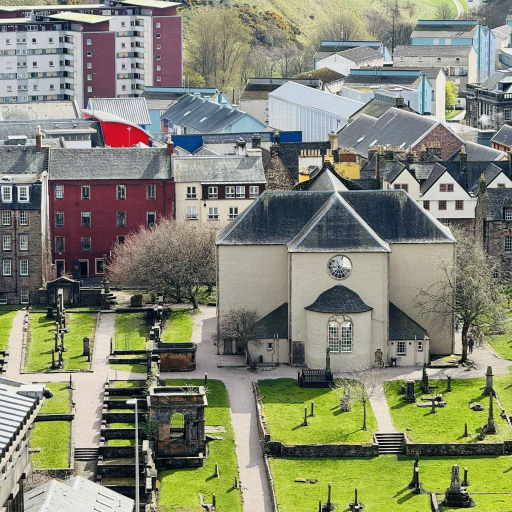
#> input picture Image_dataset/Edinburgh_left.jpg, 1024 x 1024 px (shown at 1/2 size)
$ python -i computer_vision_assignment.py   (imports and definitions only)
#> lines starting #> are read from the running program, lines starting #| are printed output that depends on the picture; after the words box and inside, x2 and y2 are one past the last pixel; in counts of white or black regions, pixels touching at a corner belong together
#> further down, picture is the input picture: shape (1024, 1024, 3); mean B, G, R 114.5, 135.2, 132.4
import numpy as np
import cv2 as cv
import time
class Sticher:

    def timer(func):
        # [6 lines left out: function wrapper, not called in this run]

        return wrapper
    def harries_corner_dector(self, image):
        '''
        :param image: input image
        :return: Coordinates of corner points and images of labelled corner points
        '''
        gray = cv.cvtColor(image, cv.COLOR_BGR2GRAY)
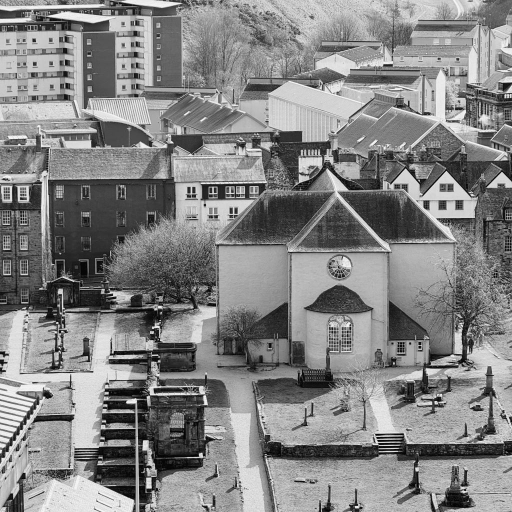
#> gray: shape (1024, 1024) (shown at 1/2 size); min 0, max 255, mean 132
        gray = np.float32(gray)
        dst = cv.cornerHarris(gray, 2, 3, 0.04)
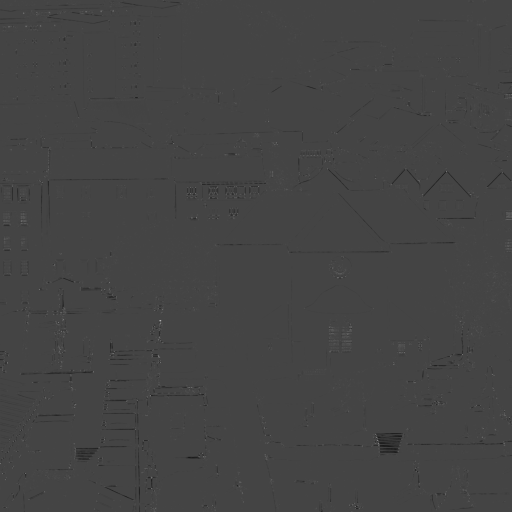
#> dst: shape (1024, 1024) float32 (shown at 1/2 size); min -73990496, max 201736096, mean -220274.7; drawn with min black and max white
        dst = cv.dilate(dst, None) # Make corner points more visible
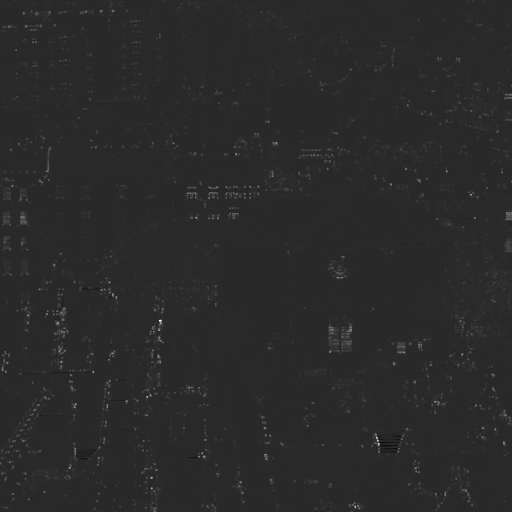
#> dst: shape (1024, 1024) float32 (shown at 1/2 size); min -39131404, max 201736096, mean 1228964.9; drawn with min black and max white
        threshold = 0.01 * dst.max() # set threshold
#> threshold = 2017361
        corner_mask = dst > threshold
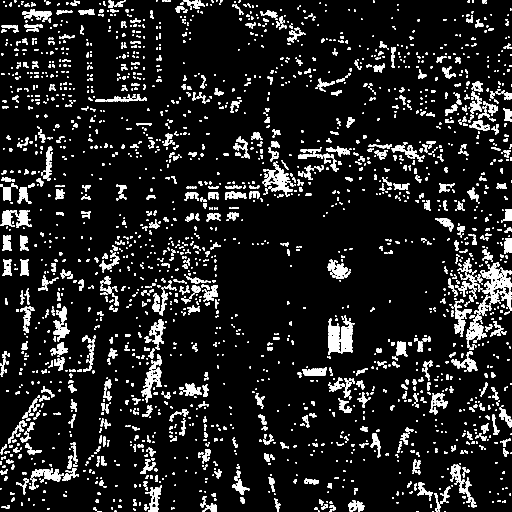
#> corner_mask: shape (1024, 1024) bool (shown at 1/2 size); 10.4% white; 2710 white regions (1421 under 20 px), largest, box (x1, y1, x2, y2) and area: (960, 526, 1024, 589) 1708, (525, 335, 586, 383) 1258, (283, 719, 323, 805) 1191
        corners = np.argwhere(corner_mask) # Get the coordinates of the corner point
#> corners = 108638 pairs, first value 0 to 1023, second value 0 to 1023
        for corner in corners: # Plotting corner points on the image
            y, x = corner
            cv.circle(image, (x, y), 1, (0, 0, 255), -1)
#> this loop made 108638 passes
#> (corner, x) on passes 1 to 3: ([0, 29], 29), ([0, 30], 30), ([0, 31], 31)
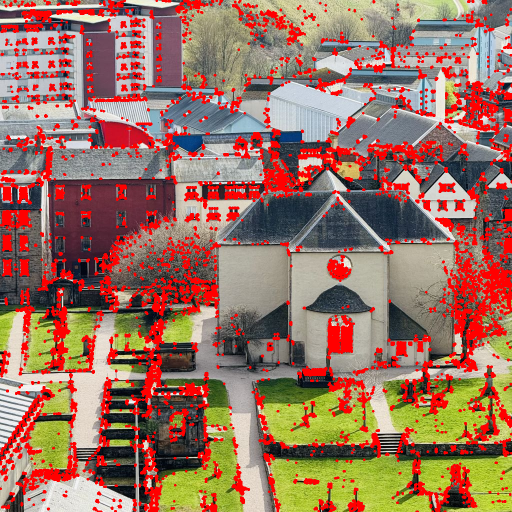
#> image: shape (1024, 1024, 3) (shown at 1/2 size); 16.8% of pixels changed, all inside (x1, y1, x2, y2) = (0, 0, 1024, 1024)
        return corners, image

    # [18 lines left out: functions SIFT_points_dector, ORB_points_dector, not called in this run]

    def compute_ssd(self, descriptor1, descriptor2):
        ssd = np.sum((descriptor1 - descriptor2) ** 2)
        return ssd

    # [76 lines left out: functions match_descriptors_ssd, ratio_test, stitch_images, not called in this run]

>>> import cv2
>>> picture = cv2.imread('Image_dataset/Edinburgh_left.jpg')
>>> result = Sticher().harries_corner_dector(picture)

$ run again, on Image_dataset/Edinburgh_right.jpg
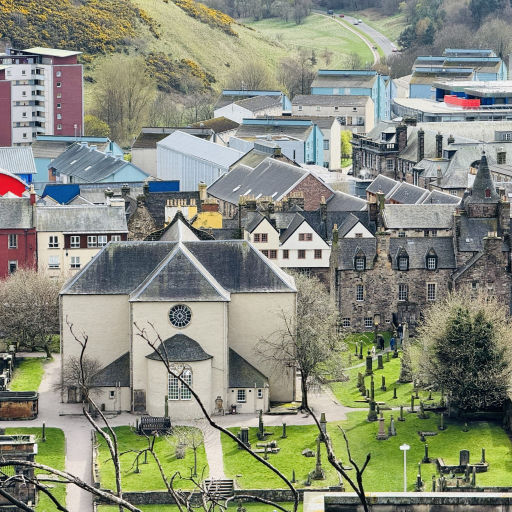
#> input picture Image_dataset/Edinburgh_right.jpg, 1024 x 1024 px (shown at 1/2 size)
#> picture is the input picture: shape (1024, 1024, 3); mean B, G, R 124.7, 141.2, 137.3
#> threshold = 1745954.7
#> in harries_corner_dector, `corner_mask = dst > threshold`:
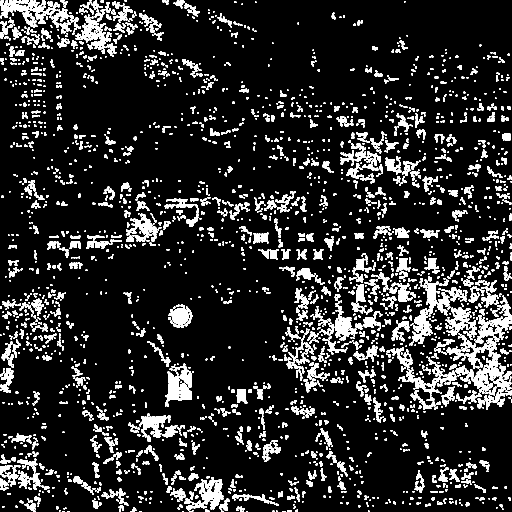
#> corner_mask: shape (1024, 1024) bool (shown at 1/2 size); 13.6% white; 2884 white regions (1448 under 20 px), largest, box (x1, y1, x2, y2) and area: (920, 670, 1023, 785) 3986, (824, 559, 899, 688) 2849, (330, 732, 384, 814) 2433
#> corners = 142089 pairs, first value 0 to 1023, second value 0 to 1023
#> the loop in harries_corner_dector, `for corner in corners:` made 142089 passes
#> (y, x) on passes 1 to 3: (0, 5), (0, 6), (0, 7)
#> after the loop in harries_corner_dector, `for corner in corners:`:
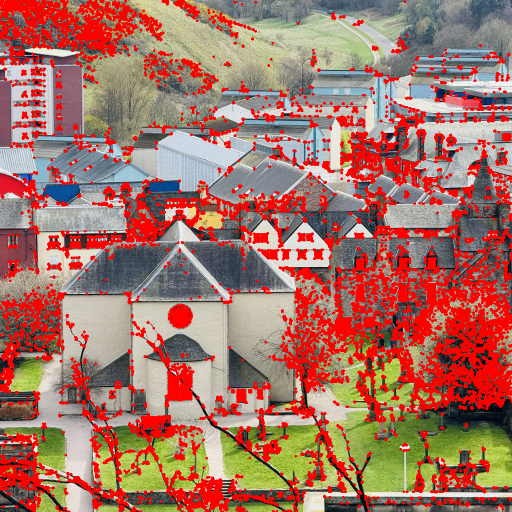
#> image: shape (1024, 1024, 3) (shown at 1/2 size); mean B, G, R 101.7, 115.4, 166.4

$ run again, on Image_dataset/room_left.jpg
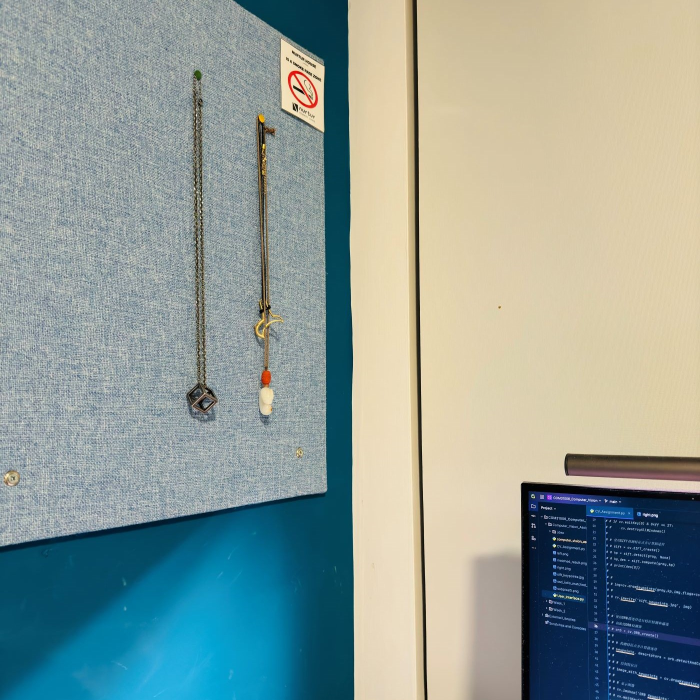
#> input picture Image_dataset/room_left.jpg, 1400 x 1400 px (shown at 1/2 size)
#> picture is the input picture: shape (1400, 1400, 3); mean B, G, R 151.7, 157.5, 143.8
#> threshold = 1657519.8
#> in harries_corner_dector, `corner_mask = dst > threshold`:
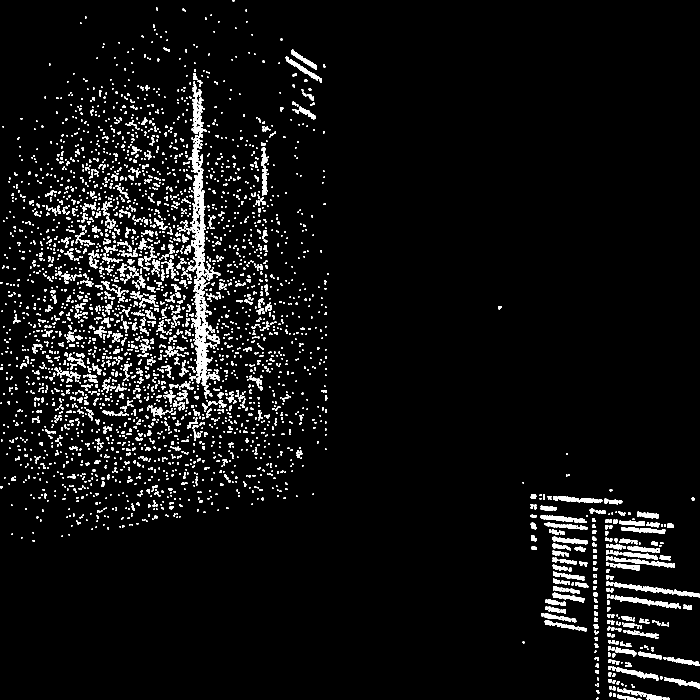
#> corner_mask: shape (1400, 1400) bool (shown at 1/2 size); 5.2% white; 3486 white regions (2358 under 20 px), largest, box (x1, y1, x2, y2) and area: (375, 288, 413, 579) 4423, (382, 579, 425, 782) 3293, (383, 163, 414, 288) 1426
#> corners = 101963 pairs, first value 0 to 1399, second value 0 to 1399
#> the loop in harries_corner_dector, `for corner in corners:` made 101963 passes
#> (y, x) on passes 1 to 3: (0, 465), (0, 466), (0, 467)
#> after the loop in harries_corner_dector, `for corner in corners:`:
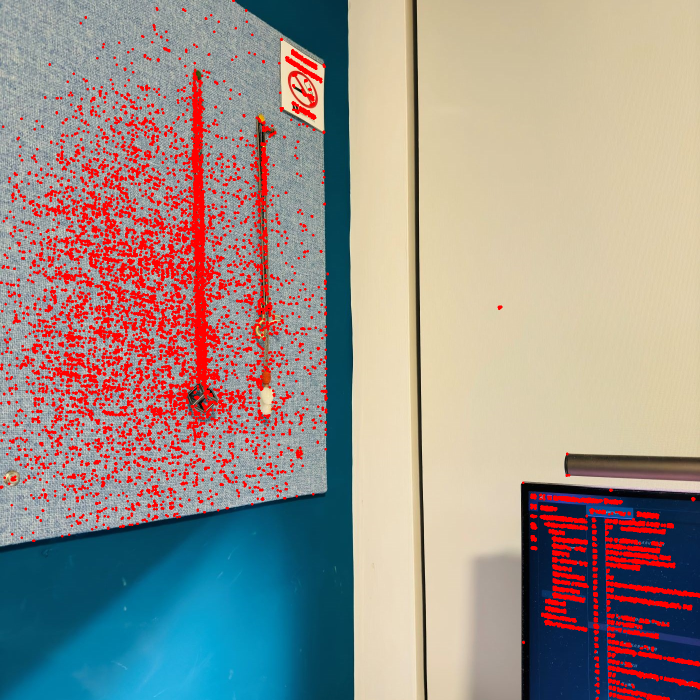
#> image: shape (1400, 1400, 3) (shown at 1/2 size); 8.89% of pixels changed, all inside (x1, y1, x2, y2) = (0, 0, 1400, 1400)

$ run again, on Image_dataset/room_right.jpg
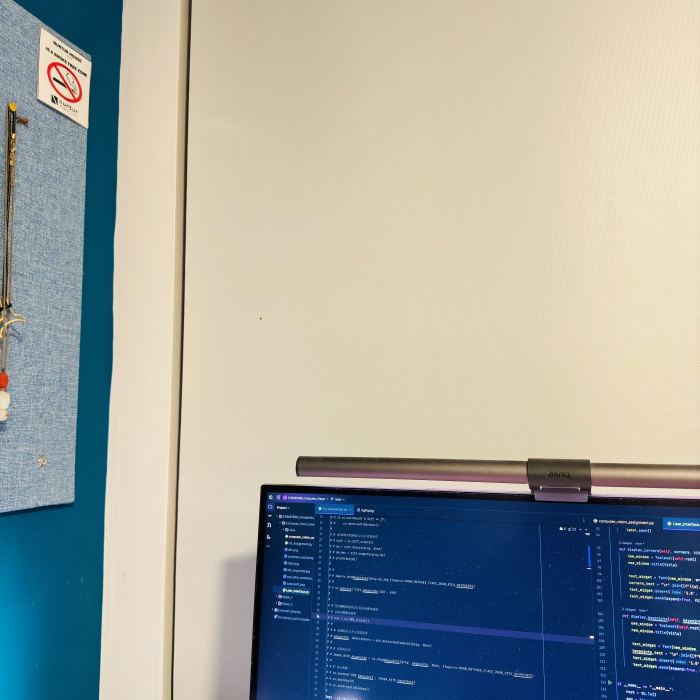
#> input picture Image_dataset/room_right.jpg, 1400 x 1400 px (shown at 1/2 size)
#> picture is the input picture: shape (1400, 1400, 3); mean B, G, R 157.3, 162.3, 157.7
#> threshold = 1781862.1
#> in harries_corner_dector, `corner_mask = dst > threshold`:
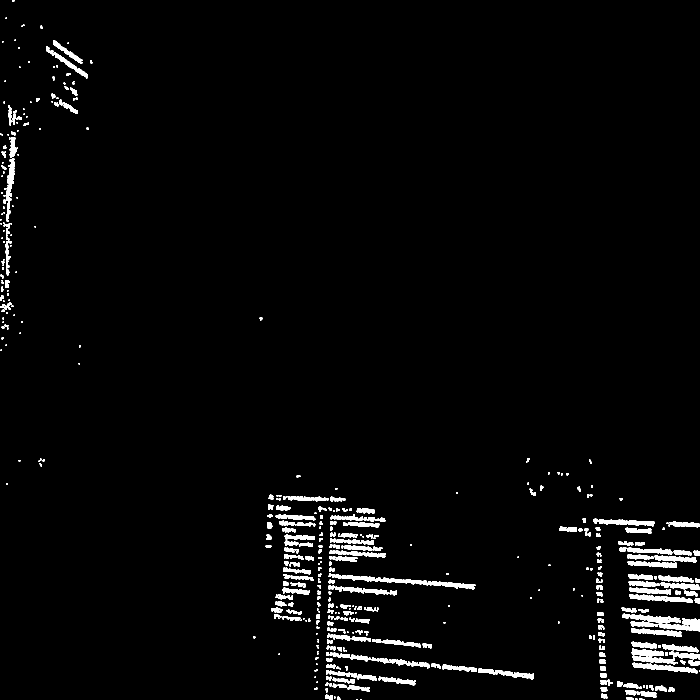
#> corner_mask: shape (1400, 1400) bool (shown at 1/2 size); 2.7% white; 485 white regions (169 under 20 px), largest, box (x1, y1, x2, y2) and area: (1261, 1229, 1400, 1263) 2507, (657, 1147, 951, 1179) 2183, (1265, 1325, 1395, 1347) 1121
#> corners = 53410 pairs, first value 0 to 1399, second value 0 to 1399
#> the loop in harries_corner_dector, `for corner in corners:` made 53410 passes
#> (y, x) on passes 1 to 3: (0, 24), (0, 25), (0, 26)
#> after the loop in harries_corner_dector, `for corner in corners:`:
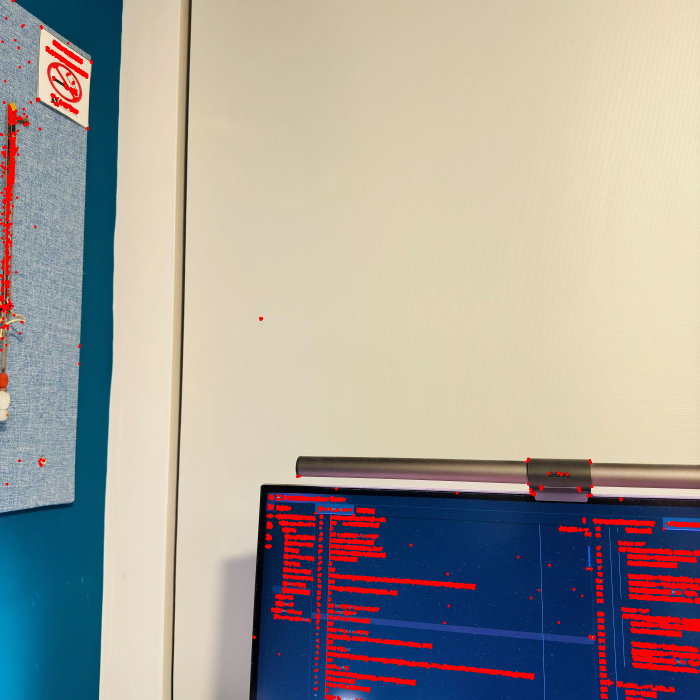
#> image: shape (1400, 1400, 3) (shown at 1/2 size); 3.82% of pixels changed, all inside (x1, y1, x2, y2) = (0, 0, 1400, 1400)
